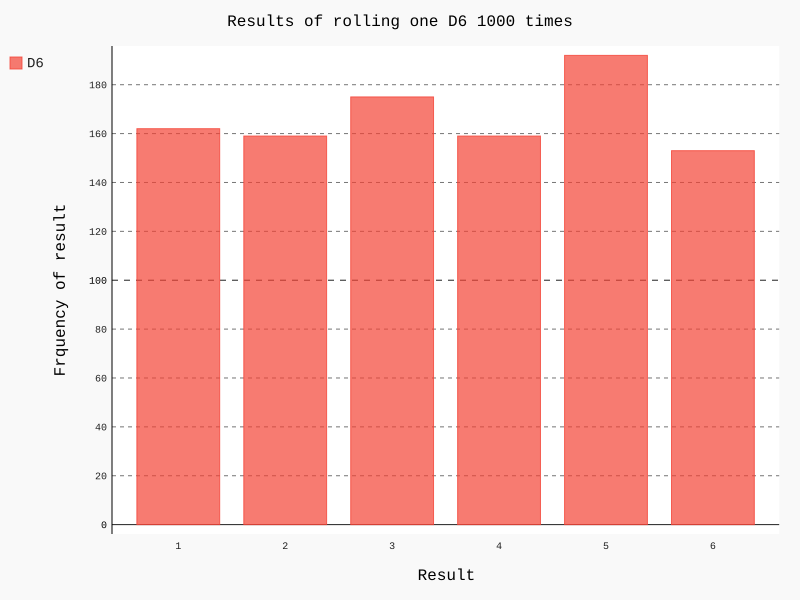

The Python source for this figure:
#!/usr/bin/python3

from die import Die
import pygal

die=Die()
results=[]
for roll_num in range(1000):
 result=die.roll()
 results.append(result)

#print(results)
frequencies=[]
for value in range(1, die.num_sides+1):
 frequence=results.count(value)
 frequencies.append(frequence)

#print(frequencies)
hist=pygal.Bar()
hist.title="Results of rolling one D6 1000 times"
hist.x_labels=['1', '2', '3', '4', '5', '6']
hist.x_title="Result"
hist.y_title="Frquency of result"

hist.add('D6', frequencies)
hist.render_to_file('die_visual.svg')
